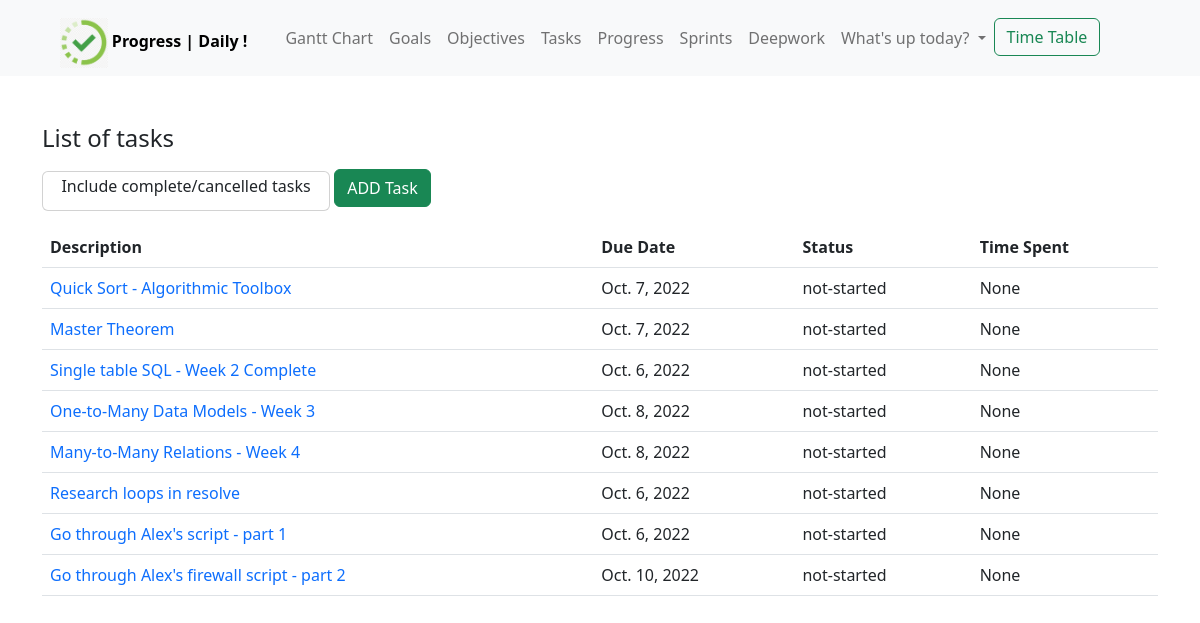
The page /tasks/ on the database as committed earlier.
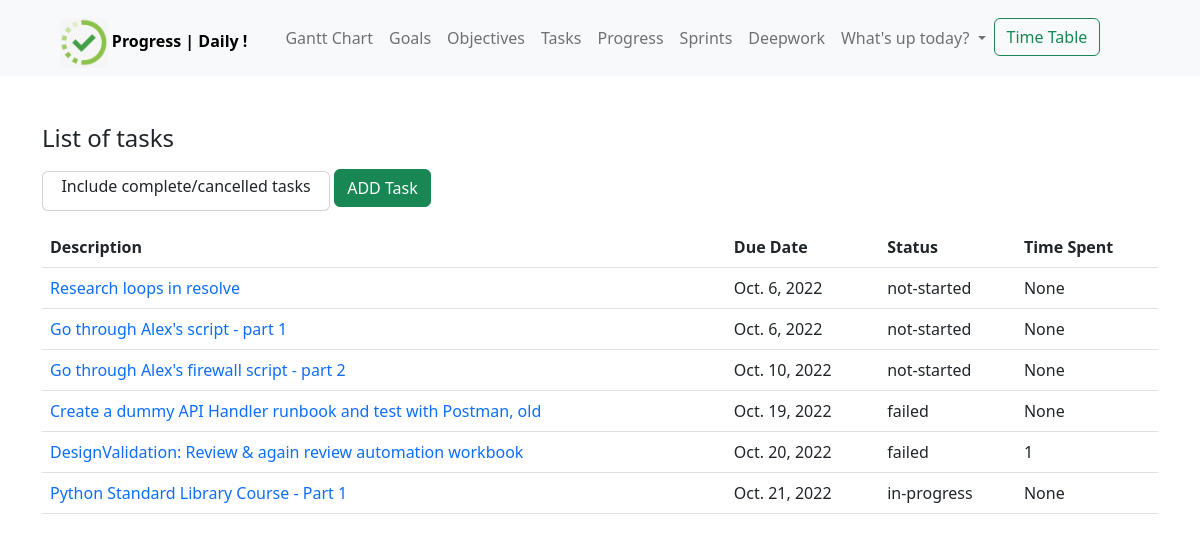
The same page on the database as committed later.
### track/models.py (models this page shows, shortened)
class Task(models.Model):
    choices = [
        ('not-started', 'not-started'),
        ('ongoing', 'ongoing'),
        ('completed', 'completed')
    ]
    title = models.CharField(max_length=100)
    due_date = models.DateTimeField(
        null=True, blank=True, default=timezone.now)
    effort_hours = models.PositiveIntegerField(default=2)
    status = models.CharField(
        max_length=50, default='not-started', choices=choices)
    date_completed = models.DateTimeField(
        null=True, blank=True, default=timezone.now)
    start_time = models.TimeField(default=timezone.now, null=True, blank=True)
    end_time = models.TimeField(default=timezone.now, null=True, blank=True)
    time_spent = models.PositiveIntegerField(null=True, blank=True, default=0)
    object_id = models.PositiveIntegerField()
    content_type = models.ForeignKey(ContentType, on_delete=models.CASCADE)
    content_object = GenericForeignKey("content_type", "object_id")
    comment = models.CharField(
        max_length=250, null=True, blank=True, default="")
    sprint = models.ForeignKey(sprint_models.Sprint, on_delete=models.CASCADE,
                               null=True, blank=True, related_name='sprint_tasks')

### track/views.py (the view)
# urls.py: path('tasks/', views.TaskListView.as_view(), name='tasks'), # don't include completed/cancelled
class TaskListView(ListView):
    model = models.Task
    context_object_name = 'tasks'
    template_name = 'track/task_list.html'
    def get_context_data(self, **kwargs):
        context = super().get_context_data(**kwargs)
        context['tasks'] = models.Task.objects.exclude(status__contains='complete').exclude(status__contains='cancel')
        context['include_completed'] = True
        return context
    ordering = ['-status']

### templates/track/task_list.html (shortened to what this page needs)
{% extends 'base.html' %}
{% block content %}
  <div class="container">
    <h4 class="mt-5 mb-3">List of tasks</h4>
    {% if include_completed %}
      <div class="card" style="width: 18rem; padding-top:2px; height: 2.5rem; text-align: center; display:inline-block;">
        <a class="card-body no-decoration" href="{% url 'all_tasks' %}">
        Include complete/cancelled tasks</a>
        </div>
      <div style="display:inline-block;">
        <a class="btn btn-success" href="{% url 'add_task' %}">ADD Task</a>
      </div>
    {% endif %}
    <table class="table mt-3">
      <th>Description</th>
      <th>Due Date</th>
      <th>Status</th>
      <th>Time Spent</th>
      {% for task in tasks %}
        <tr>
          {% if task.status == 'complete' or task.status == 'cancelled' %}
            <td style="color: gray;">{{ task.title }}</td>
            <td style="color: gray;">{{ task.due_date|date }}</td>
            <td style="color: gray;">{{ task.status }}</td>
            <td style="color: gray;">{{ task.time_spent }}</td>
          {% else %}
            <td><a class="no-decoration" href="{% url 'task_detail' task.id %}">{{ task.title }}</a></td>
            <td>{{ task.due_date|date }}</td>
            <td>{{ task.status }}</td>
            <td>{{ task.time_spent }}</td>
          {% endif %}
        </tr>
      {% endfor %}
    </table>
  </div>
{% endblock %}

Rows that differ between the two databases and show on the page:
no longer on this page (row edited): Task: title "Quick Sort - Algorithmic Toolbox", due_date "Oct. 7, 2022", status "not-started", time_spent "None"
no longer on this page (row edited): Task: title "Master Theorem", due_date "Oct. 7, 2022", status "not-started", time_spent "None"
no longer on this page (row edited): Task: title "Single table SQL - Week 2 Complete", due_date "Oct. 6, 2022", status "not-started", time_spent "None"
no longer on this page (row edited): Task: title "One-to-Many Data Models - Week 3", due_date "Oct. 8, 2022", status "not-started", time_spent "None"
no longer on this page (row edited): Task: title "Many-to-Many Relations - Week 4", due_date "Oct. 8, 2022", status "not-started", time_spent "None"
added Task: title "Create a dummy API Handler runbook and test with Postman, old", due_date "Oct. 19, 2022", status "failed", time_spent "None"
added Task: title "DesignValidation: Review & again review automation workbook", due_date "Oct. 20, 2022", status "failed", time_spent "1"
added Task: title "Python Standard Library Course - Part 1", due_date "Oct. 21, 2022", status "in-progress", time_spent "None"
